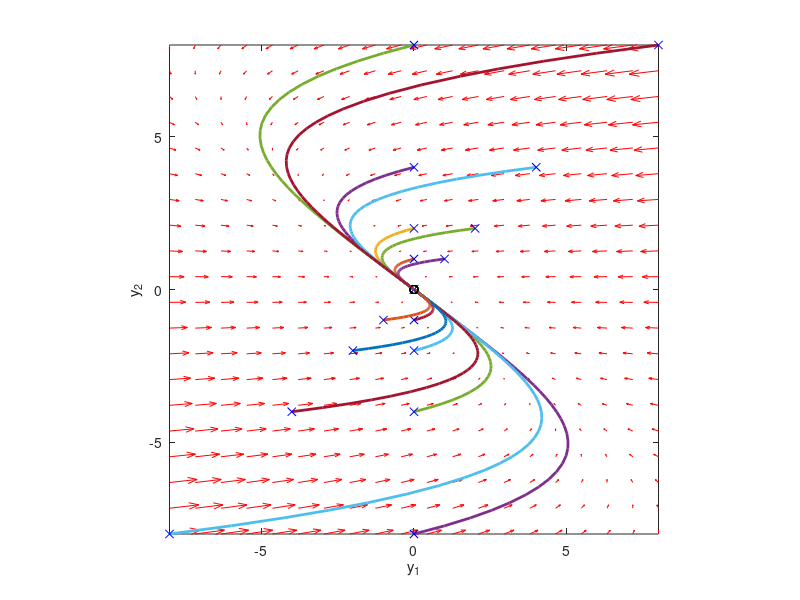

Write MATLAB code to recreate this figure.
clear all; close all; clc
A=[-8,-8;-0.01,-2];
f = @(t,Y) A*[Y(1);Y(2)];
y1 = linspace(-8,8,20);
y2 = linspace(-8,8,20);


[x,y] = meshgrid(y1,y2);

u = zeros(size(x));
v = zeros(size(x));


t=0; % we want the derivatives at each point at t=0, i.e. the starting time
for i = 1:numel(x)
    Yprime = f(t,[x(i); y(i)]);
    u(i) = Yprime(1);
    v(i) = Yprime(2);
end
quiver(x,y,u,v,'r'); figure(gcf)
xlabel('y_1')
ylabel('y_2')
axis tight equal;
hold on
for y20 = [-8 -4 -2 -1 0 1 2 4 8]
    [ts,ys] = ode45(f,[0,50],[0;y20]);
    plot(ys(:,1),ys(:,2),'LineWidth',2)
    plot(ys(1,1),ys(1,2),'bx') % starting point
    plot(ys(end,1),ys(end,2),'ko') % ending point
end
for y20 = [-8 -4 -2 -1 0 1 2 4 8]
    [ts,ys] = ode45(f,[0,50],[y20;y20]);
    plot(ys(:,1),ys(:,2),'LineWidth',2)
    plot(ys(1,1),ys(1,2),'bx') % starting point
    plot(ys(end,1),ys(end,2),'ko') % ending point
end
hold off
ylim([-8,8]);
xlim([-8,8]);
